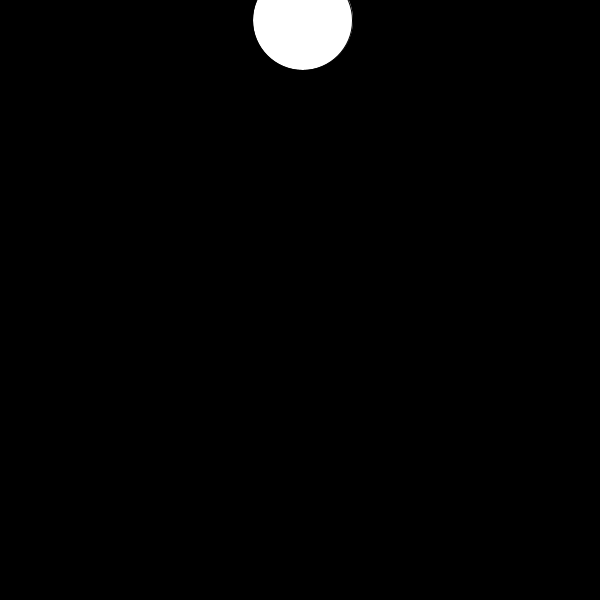
Frame 1 (no input)
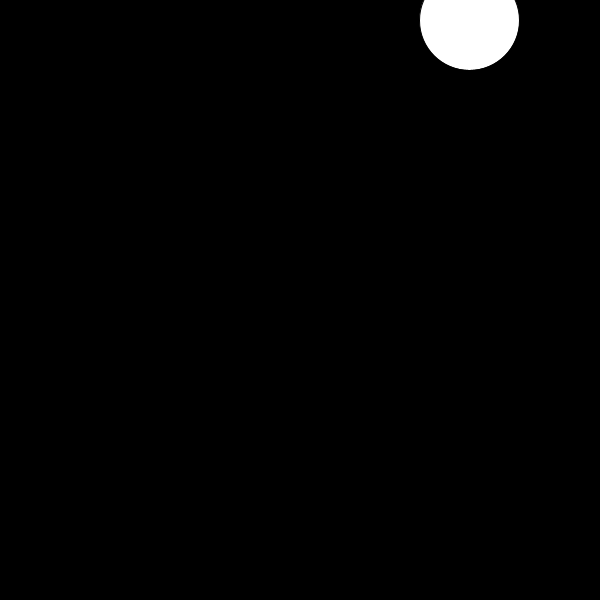
Frame 60 (the mouse pressed at the canvas centre just before this capture)
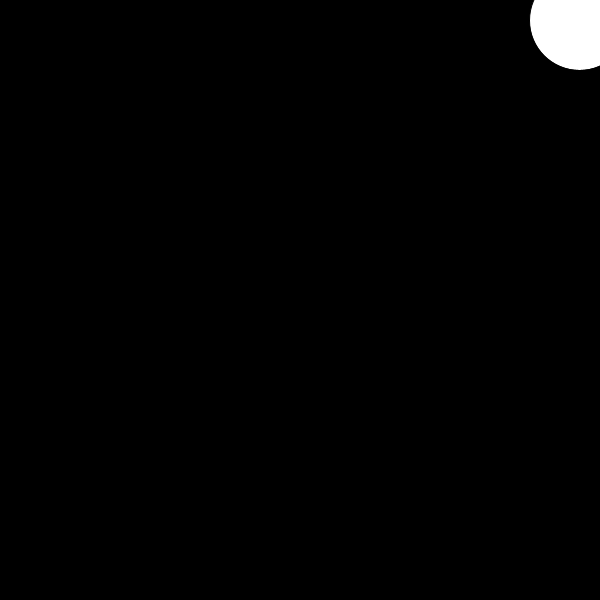
Frame 120 (the mouse held since frame 60 and released just before this capture)

The Processing sketch that drew these frames (run headless with seeded random() and noise(); from frame 60 on, the mouse is pressed at the canvas centre):

// Processing sketch: week1_reviewQ4
// ── week1_reviewQ4.pde
PVector position; 
float theta = 0; 
int orbitSize = 300; 
int yIncrement;
int size = 100;
boolean clicked;
int distance;

void setup() {
  size (600, 600); 
  background(0);
  position = new PVector (20, 20);
}

void draw () {
  background(0);
  distance = int(dist(position.x, position.y, mouseX, mouseY));

  theta +=.01; 

  position.x = width/2 + sin(theta)*orbitSize;

  //position.y += yIncrement;

  //if (position.y >= height-(size/2)) {
  //  yIncrement = -5;
  //}

  //if (position.y >= (size/2)) {
  //  yIncrement = 5;
  //}
  
  if (clicked){
    background(0);
    position.x = width/2;
    position.y = height/2 + sin(theta)*orbitSize;
  }

  ellipse (position.x, position.y, size, size);
}

void mousePressed() {
  if (distance < size/2) {
    clicked = true;
    //background(0);
    //position.x = position.x;
    //position.y = height/2 + sin(theta)*orbitSize;
    
    //ellipse(position.y, position.x, size, size);
  }
}
